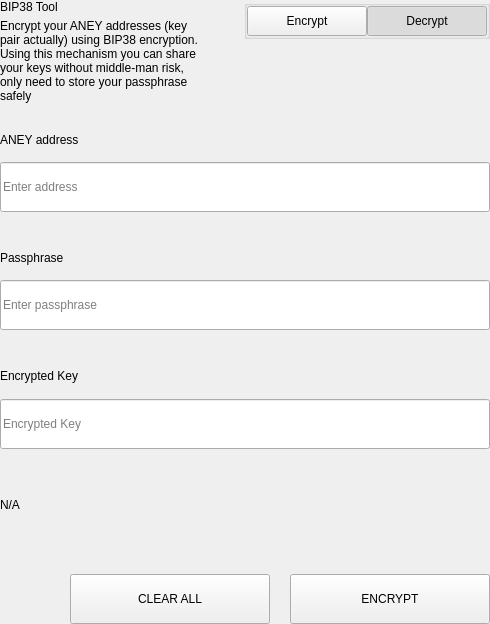
<?xml version="1.0" encoding="UTF-8"?>
<ui version="4.0">
 <class>SettingsBitToolWidget</class>
 <widget class="QWidget" name="SettingsBitToolWidget">
  <property name="geometry">
   <rect>
    <x>0</x>
    <y>0</y>
    <width>490</width>
    <height>624</height>
   </rect>
  </property>
  <property name="windowTitle">
   <string>Form</string>
  </property>
  <layout class="QVBoxLayout" name="verticalLayout">
   <property name="spacing">
    <number>0</number>
   </property>
   <property name="leftMargin">
    <number>0</number>
   </property>
   <property name="topMargin">
    <number>0</number>
   </property>
   <property name="rightMargin">
    <number>0</number>
   </property>
   <property name="bottomMargin">
    <number>0</number>
   </property>
   <item>
    <widget class="QWidget" name="left" native="true">
     <layout class="QVBoxLayout" name="verticalLayout_3">
      <property name="leftMargin">
       <number>0</number>
      </property>
      <property name="topMargin">
       <number>0</number>
      </property>
      <property name="rightMargin">
       <number>0</number>
      </property>
      <property name="bottomMargin">
       <number>0</number>
      </property>
      <item>
       <layout class="QVBoxLayout" name="verticalLayout_2">
        <property name="spacing">
         <number>0</number>
        </property>
        <item>
         <layout class="QHBoxLayout" name="horizontalLayout_3" stretch="3,1">
          <property name="spacing">
           <number>40</number>
          </property>
          <item>
           <layout class="QVBoxLayout" name="verticalLayoutTitle">
            <property name="spacing">
             <number>5</number>
            </property>
            <item>
             <widget class="QLabel" name="labelTitle">
              <property name="text">
               <string>BIP38 Tool</string>
              </property>
             </widget>
            </item>
            <item>
             <widget class="QLabel" name="labelSubtitle1">
              <property name="text">
               <string>Encrypt your ANEY addresses (key pair actually) using BIP38 encryption.
Using this mechanism you can share your keys without middle-man risk, only need to store your passphrase safely</string>
              </property>
              <property name="wordWrap">
               <bool>true</bool>
              </property>
             </widget>
            </item>
           </layout>
          </item>
          <item alignment="Qt::AlignTop">
           <widget class="QGroupBox" name="groupBox">
            <property name="title">
             <string/>
            </property>
            <property name="alignment">
             <set>Qt::AlignLeading|Qt::AlignLeft|Qt::AlignTop</set>
            </property>
            <layout class="QHBoxLayout" name="horizontalLayout_4">
             <property name="spacing">
              <number>0</number>
             </property>
             <property name="leftMargin">
              <number>0</number>
             </property>
             <property name="topMargin">
              <number>0</number>
             </property>
             <property name="rightMargin">
              <number>0</number>
             </property>
             <property name="bottomMargin">
              <number>0</number>
             </property>
             <item>
              <spacer name="horizontalSpacer">
               <property name="orientation">
                <enum>Qt::Horizontal</enum>
               </property>
               <property name="sizeHint" stdset="0">
                <size>
                 <width>40</width>
                 <height>20</height>
                </size>
               </property>
              </spacer>
             </item>
             <item>
              <widget class="QPushButton" name="pushLeft">
               <property name="minimumSize">
                <size>
                 <width>120</width>
                 <height>30</height>
                </size>
               </property>
               <property name="maximumSize">
                <size>
                 <width>120</width>
                 <height>30</height>
                </size>
               </property>
               <property name="focusPolicy">
                <enum>Qt::NoFocus</enum>
               </property>
               <property name="text">
                <string>Encrypt</string>
               </property>
               <property name="checkable">
                <bool>true</bool>
               </property>
               <property name="autoExclusive">
                <bool>true</bool>
               </property>
              </widget>
             </item>
             <item>
              <widget class="QPushButton" name="pushRight">
               <property name="minimumSize">
                <size>
                 <width>120</width>
                 <height>30</height>
                </size>
               </property>
               <property name="maximumSize">
                <size>
                 <width>120</width>
                 <height>30</height>
                </size>
               </property>
               <property name="focusPolicy">
                <enum>Qt::NoFocus</enum>
               </property>
               <property name="text">
                <string>Decrypt</string>
               </property>
               <property name="checkable">
                <bool>true</bool>
               </property>
               <property name="checked">
                <bool>true</bool>
               </property>
               <property name="autoExclusive">
                <bool>true</bool>
               </property>
              </widget>
             </item>
            </layout>
           </widget>
          </item>
         </layout>
        </item>
        <item>
         <widget class="QStackedWidget" name="stackedWidget">
          <property name="currentIndex">
           <number>1</number>
          </property>
          <widget class="QWidget" name="pageDecrypt">
           <layout class="QVBoxLayout" name="verticalLayout_5">
            <property name="spacing">
             <number>0</number>
            </property>
            <property name="leftMargin">
             <number>0</number>
            </property>
            <property name="topMargin">
             <number>0</number>
            </property>
            <property name="rightMargin">
             <number>0</number>
            </property>
            <property name="bottomMargin">
             <number>0</number>
            </property>
            <item>
             <widget class="QWidget" name="widget" native="true">
              <property name="minimumSize">
               <size>
                <width>0</width>
                <height>100</height>
               </size>
              </property>
              <layout class="QVBoxLayout" name="verticalLayout_4">
               <property name="spacing">
                <number>0</number>
               </property>
               <property name="leftMargin">
                <number>0</number>
               </property>
               <property name="topMargin">
                <number>0</number>
               </property>
               <property name="rightMargin">
                <number>0</number>
               </property>
               <property name="bottomMargin">
                <number>0</number>
               </property>
               <item>
                <spacer name="verticalSpacer_2">
                 <property name="orientation">
                  <enum>Qt::Vertical</enum>
                 </property>
                 <property name="sizeType">
                  <enum>QSizePolicy::Fixed</enum>
                 </property>
                 <property name="sizeHint" stdset="0">
                  <size>
                   <width>20</width>
                   <height>20</height>
                  </size>
                 </property>
                </spacer>
               </item>
               <item>
                <layout class="QHBoxLayout" name="horizontalLayout_6" stretch="2">
                 <property name="spacing">
                  <number>0</number>
                 </property>
                 <item>
                  <layout class="QVBoxLayout" name="verticalLayout_7">
                   <property name="spacing">
                    <number>9</number>
                   </property>
                   <item>
                    <widget class="QLabel" name="labelSubtitleKey">
                     <property name="minimumSize">
                      <size>
                       <width>0</width>
                       <height>20</height>
                      </size>
                     </property>
                     <property name="maximumSize">
                      <size>
                       <width>16777215</width>
                       <height>20</height>
                      </size>
                     </property>
                     <property name="text">
                      <string>Encrypted key</string>
                     </property>
                    </widget>
                   </item>
                   <item>
                    <widget class="QLineEdit" name="lineEditKey">
                     <property name="minimumSize">
                      <size>
                       <width>0</width>
                       <height>50</height>
                      </size>
                     </property>
                     <property name="maximumSize">
                      <size>
                       <width>16777215</width>
                       <height>50</height>
                      </size>
                     </property>
                     <property name="placeholderText">
                      <string>Enter a encrypted key</string>
                     </property>
                    </widget>
                   </item>
                  </layout>
                 </item>
                </layout>
               </item>
               <item>
                <spacer name="verticalSpacer_3">
                 <property name="orientation">
                  <enum>Qt::Vertical</enum>
                 </property>
                 <property name="sizeType">
                  <enum>QSizePolicy::Fixed</enum>
                 </property>
                 <property name="sizeHint" stdset="0">
                  <size>
                   <width>20</width>
                   <height>20</height>
                  </size>
                 </property>
                </spacer>
               </item>
               <item>
                <layout class="QVBoxLayout" name="verticalLayout_9">
                 <property name="spacing">
                  <number>9</number>
                 </property>
                 <item>
                  <widget class="QLabel" name="labelSubtitlePassphrase">
                   <property name="maximumSize">
                    <size>
                     <width>16777215</width>
                     <height>20</height>
                    </size>
                   </property>
                   <property name="text">
                    <string>Passphrase</string>
                   </property>
                  </widget>
                 </item>
                 <item>
                  <widget class="QLineEdit" name="lineEditPassphrase">
                   <property name="minimumSize">
                    <size>
                     <width>0</width>
                     <height>50</height>
                    </size>
                   </property>
                   <property name="maximumSize">
                    <size>
                     <width>16777215</width>
                     <height>50</height>
                    </size>
                   </property>
                   <property name="placeholderText">
                    <string>Enter a passphrase</string>
                   </property>
                  </widget>
                 </item>
                </layout>
               </item>
               <item>
                <spacer name="verticalSpacer_4">
                 <property name="orientation">
                  <enum>Qt::Vertical</enum>
                 </property>
                 <property name="sizeType">
                  <enum>QSizePolicy::Fixed</enum>
                 </property>
                 <property name="sizeHint" stdset="0">
                  <size>
                   <width>20</width>
                   <height>20</height>
                  </size>
                 </property>
                </spacer>
               </item>
               <item>
                <widget class="QWidget" name="widget_3" native="true">
                 <property name="sizePolicy">
                  <sizepolicy hsizetype="Preferred" vsizetype="Fixed">
                   <horstretch>0</horstretch>
                   <verstretch>0</verstretch>
                  </sizepolicy>
                 </property>
                 <layout class="QVBoxLayout" name="verticalLayout_10">
                  <property name="spacing">
                   <number>9</number>
                  </property>
                  <property name="leftMargin">
                   <number>0</number>
                  </property>
                  <property name="topMargin">
                   <number>0</number>
                  </property>
                  <property name="rightMargin">
                   <number>0</number>
                  </property>
                  <property name="bottomMargin">
                   <number>0</number>
                  </property>
                  <item>
                   <widget class="QLabel" name="labelSubtitleDecryptResult">
                    <property name="minimumSize">
                     <size>
                      <width>0</width>
                      <height>20</height>
                     </size>
                    </property>
                    <property name="maximumSize">
                     <size>
                      <width>16777215</width>
                      <height>20</height>
                     </size>
                    </property>
                    <property name="text">
                     <string>Decrypted address result</string>
                    </property>
                   </widget>
                  </item>
                  <item>
                   <widget class="QWidget" name="widget_4" native="true">
                    <layout class="QHBoxLayout" name="horizontalLayout" stretch="6,0,1">
                     <property name="spacing">
                      <number>0</number>
                     </property>
                     <property name="leftMargin">
                      <number>0</number>
                     </property>
                     <property name="topMargin">
                      <number>0</number>
                     </property>
                     <property name="rightMargin">
                      <number>0</number>
                     </property>
                     <property name="bottomMargin">
                      <number>0</number>
                     </property>
                     <item alignment="Qt::AlignVCenter">
                      <widget class="QLineEdit" name="lineEditDecryptResult">
                       <property name="minimumSize">
                        <size>
                         <width>0</width>
                         <height>50</height>
                        </size>
                       </property>
                       <property name="maximumSize">
                        <size>
                         <width>16777215</width>
                         <height>50</height>
                        </size>
                       </property>
                       <property name="placeholderText">
                        <string>Decrypted Address</string>
                       </property>
                      </widget>
                     </item>
                     <item>
                      <spacer name="horizontalSpacer_4">
                       <property name="orientation">
                        <enum>Qt::Horizontal</enum>
                       </property>
                       <property name="sizeType">
                        <enum>QSizePolicy::Fixed</enum>
                       </property>
                       <property name="sizeHint" stdset="0">
                        <size>
                         <width>20</width>
                         <height>50</height>
                        </size>
                       </property>
                      </spacer>
                     </item>
                     <item>
                      <widget class="QPushButton" name="pushButtonImport">
                       <property name="minimumSize">
                        <size>
                         <width>140</width>
                         <height>40</height>
                        </size>
                       </property>
                       <property name="text">
                        <string>Import Address</string>
                       </property>
                      </widget>
                     </item>
                    </layout>
                   </widget>
                  </item>
                 </layout>
                </widget>
               </item>
               <item>
                <widget class="QLabel" name="statusLabel_DEC">
                 <property name="maximumSize">
                  <size>
                   <width>16777215</width>
                   <height>40</height>
                  </size>
                 </property>
                 <property name="text">
                  <string/>
                 </property>
                </widget>
               </item>
               <item>
                <spacer name="verticalSpacer">
                 <property name="orientation">
                  <enum>Qt::Vertical</enum>
                 </property>
                 <property name="sizeType">
                  <enum>QSizePolicy::Preferred</enum>
                 </property>
                 <property name="sizeHint" stdset="0">
                  <size>
                   <width>20</width>
                   <height>20</height>
                  </size>
                 </property>
                </spacer>
               </item>
               <item>
                <layout class="QHBoxLayout" name="horizontalLayout_7">
                 <property name="spacing">
                  <number>0</number>
                 </property>
                 <item>
                  <spacer name="horizontalSpacer_5">
                   <property name="orientation">
                    <enum>Qt::Horizontal</enum>
                   </property>
                   <property name="sizeType">
                    <enum>QSizePolicy::Expanding</enum>
                   </property>
                   <property name="sizeHint" stdset="0">
                    <size>
                     <width>40</width>
                     <height>20</height>
                    </size>
                   </property>
                  </spacer>
                 </item>
                 <item>
                  <widget class="QPushButton" name="pushButtonDecryptClear">
                   <property name="minimumSize">
                    <size>
                     <width>200</width>
                     <height>50</height>
                    </size>
                   </property>
                   <property name="maximumSize">
                    <size>
                     <width>200</width>
                     <height>50</height>
                    </size>
                   </property>
                   <property name="text">
                    <string>CLEAR</string>
                   </property>
                  </widget>
                 </item>
                 <item>
                  <spacer name="horizontalSpacer_3">
                   <property name="orientation">
                    <enum>Qt::Horizontal</enum>
                   </property>
                   <property name="sizeType">
                    <enum>QSizePolicy::Fixed</enum>
                   </property>
                   <property name="sizeHint" stdset="0">
                    <size>
                     <width>20</width>
                     <height>20</height>
                    </size>
                   </property>
                  </spacer>
                 </item>
                 <item>
                  <widget class="QPushButton" name="pushButtonDecrypt">
                   <property name="minimumSize">
                    <size>
                     <width>200</width>
                     <height>50</height>
                    </size>
                   </property>
                   <property name="maximumSize">
                    <size>
                     <width>200</width>
                     <height>50</height>
                    </size>
                   </property>
                   <property name="text">
                    <string>DECRYPT KEY</string>
                   </property>
                  </widget>
                 </item>
                </layout>
               </item>
              </layout>
             </widget>
            </item>
           </layout>
          </widget>
          <widget class="QWidget" name="pageEncrypt">
           <layout class="QVBoxLayout" name="verticalLayout_11">
            <property name="spacing">
             <number>0</number>
            </property>
            <property name="leftMargin">
             <number>0</number>
            </property>
            <property name="topMargin">
             <number>0</number>
            </property>
            <property name="rightMargin">
             <number>0</number>
            </property>
            <property name="bottomMargin">
             <number>0</number>
            </property>
            <item>
             <spacer name="verticalSpacer_8">
              <property name="orientation">
               <enum>Qt::Vertical</enum>
              </property>
              <property name="sizeType">
               <enum>QSizePolicy::Fixed</enum>
              </property>
              <property name="sizeHint" stdset="0">
               <size>
                <width>20</width>
                <height>20</height>
               </size>
              </property>
             </spacer>
            </item>
            <item>
             <widget class="QWidget" name="containerAddressEnc" native="true">
              <layout class="QVBoxLayout" name="containerAddressEncLayout">
               <property name="spacing">
                <number>5</number>
               </property>
               <property name="leftMargin">
                <number>0</number>
               </property>
               <property name="topMargin">
                <number>0</number>
               </property>
               <property name="rightMargin">
                <number>0</number>
               </property>
               <property name="bottomMargin">
                <number>0</number>
               </property>
               <item>
                <widget class="QLabel" name="labelSubtitleAddress">
                 <property name="minimumSize">
                  <size>
                   <width>0</width>
                   <height>20</height>
                  </size>
                 </property>
                 <property name="maximumSize">
                  <size>
                   <width>16777215</width>
                   <height>20</height>
                  </size>
                 </property>
                 <property name="text">
                  <string>ANEY address</string>
                 </property>
                </widget>
               </item>
               <item>
                <widget class="QLineEdit" name="addressIn_ENC">
                 <property name="minimumSize">
                  <size>
                   <width>0</width>
                   <height>50</height>
                  </size>
                 </property>
                 <property name="placeholderText">
                  <string>Enter address</string>
                 </property>
                </widget>
               </item>
              </layout>
             </widget>
            </item>
            <item>
             <spacer name="verticalSpacer_6">
              <property name="orientation">
               <enum>Qt::Vertical</enum>
              </property>
              <property name="sizeType">
               <enum>QSizePolicy::Fixed</enum>
              </property>
              <property name="sizeHint" stdset="0">
               <size>
                <width>20</width>
                <height>20</height>
               </size>
              </property>
             </spacer>
            </item>
            <item>
             <widget class="QWidget" name="containerAddress" native="true">
              <layout class="QHBoxLayout" name="horizontalLayout_9" stretch="2">
               <property name="spacing">
                <number>0</number>
               </property>
               <property name="leftMargin">
                <number>0</number>
               </property>
               <property name="topMargin">
                <number>0</number>
               </property>
               <property name="rightMargin">
                <number>0</number>
               </property>
               <property name="bottomMargin">
                <number>0</number>
               </property>
               <item>
                <layout class="QVBoxLayout" name="verticalLayout_8">
                 <property name="spacing">
                  <number>5</number>
                 </property>
                 <item>
                  <widget class="QLabel" name="labelSubtitleMessage">
                   <property name="minimumSize">
                    <size>
                     <width>0</width>
                     <height>20</height>
                    </size>
                   </property>
                   <property name="maximumSize">
                    <size>
                     <width>16777215</width>
                     <height>20</height>
                    </size>
                   </property>
                   <property name="text">
                    <string>Passphrase</string>
                   </property>
                  </widget>
                 </item>
                 <item>
                  <widget class="QLineEdit" name="passphraseIn_ENC">
                   <property name="minimumSize">
                    <size>
                     <width>0</width>
                     <height>50</height>
                    </size>
                   </property>
                   <property name="maximumSize">
                    <size>
                     <width>16777215</width>
                     <height>50</height>
                    </size>
                   </property>
                   <property name="placeholderText">
                    <string>Enter passphrase</string>
                   </property>
                  </widget>
                 </item>
                </layout>
               </item>
              </layout>
             </widget>
            </item>
            <item>
             <spacer name="verticalSpacer_7">
              <property name="orientation">
               <enum>Qt::Vertical</enum>
              </property>
              <property name="sizeType">
               <enum>QSizePolicy::Fixed</enum>
              </property>
              <property name="sizeHint" stdset="0">
               <size>
                <width>20</width>
                <height>20</height>
               </size>
              </property>
             </spacer>
            </item>
            <item>
             <widget class="QWidget" name="widget_2" native="true">
              <property name="minimumSize">
               <size>
                <width>0</width>
                <height>75</height>
               </size>
              </property>
              <property name="maximumSize">
               <size>
                <width>16777215</width>
                <height>16777215</height>
               </size>
              </property>
              <layout class="QVBoxLayout" name="verticalLayout_6">
               <property name="leftMargin">
                <number>0</number>
               </property>
               <property name="topMargin">
                <number>0</number>
               </property>
               <property name="rightMargin">
                <number>0</number>
               </property>
               <property name="bottomMargin">
                <number>0</number>
               </property>
               <item>
                <widget class="QLabel" name="labelSubtitleEncryptedKey">
                 <property name="minimumSize">
                  <size>
                   <width>0</width>
                   <height>20</height>
                  </size>
                 </property>
                 <property name="maximumSize">
                  <size>
                   <width>16777215</width>
                   <height>20</height>
                  </size>
                 </property>
                 <property name="text">
                  <string>Encrypted Key</string>
                 </property>
                </widget>
               </item>
               <item>
                <widget class="QLineEdit" name="encryptedKeyOut_ENC">
                 <property name="minimumSize">
                  <size>
                   <width>0</width>
                   <height>50</height>
                  </size>
                 </property>
                 <property name="placeholderText">
                  <string>Encrypted Key</string>
                 </property>
                </widget>
               </item>
              </layout>
             </widget>
            </item>
            <item>
             <widget class="QLabel" name="statusLabel_ENC">
              <property name="text">
               <string notr="true">N/A</string>
              </property>
             </widget>
            </item>
            <item>
             <spacer name="verticalSpacer_5">
              <property name="orientation">
               <enum>Qt::Vertical</enum>
              </property>
              <property name="sizeType">
               <enum>QSizePolicy::Fixed</enum>
              </property>
              <property name="sizeHint" stdset="0">
               <size>
                <width>20</width>
                <height>20</height>
               </size>
              </property>
             </spacer>
            </item>
            <item>
             <layout class="QHBoxLayout" name="horizontalLayout_8">
              <property name="spacing">
               <number>0</number>
              </property>
              <item>
               <spacer name="horizontalSpacer_6">
                <property name="orientation">
                 <enum>Qt::Horizontal</enum>
                </property>
                <property name="sizeType">
                 <enum>QSizePolicy::Expanding</enum>
                </property>
                <property name="sizeHint" stdset="0">
                 <size>
                  <width>40</width>
                  <height>20</height>
                 </size>
                </property>
               </spacer>
              </item>
              <item>
               <widget class="QPushButton" name="pushButtonClear">
                <property name="minimumSize">
                 <size>
                  <width>200</width>
                  <height>50</height>
                 </size>
                </property>
                <property name="focusPolicy">
                 <enum>Qt::NoFocus</enum>
                </property>
                <property name="text">
                 <string>CLEAR ALL</string>
                </property>
               </widget>
              </item>
              <item>
               <spacer name="horizontalSpacer_2">
                <property name="orientation">
                 <enum>Qt::Horizontal</enum>
                </property>
                <property name="sizeType">
                 <enum>QSizePolicy::Fixed</enum>
                </property>
                <property name="sizeHint" stdset="0">
                 <size>
                  <width>20</width>
                  <height>20</height>
                 </size>
                </property>
               </spacer>
              </item>
              <item>
               <widget class="QPushButton" name="pushButtonEncrypt">
                <property name="minimumSize">
                 <size>
                  <width>200</width>
                  <height>50</height>
                 </size>
                </property>
                <property name="maximumSize">
                 <size>
                  <width>200</width>
                  <height>50</height>
                 </size>
                </property>
                <property name="focusPolicy">
                 <enum>Qt::NoFocus</enum>
                </property>
                <property name="text">
                 <string>ENCRYPT</string>
                </property>
               </widget>
              </item>
             </layout>
            </item>
           </layout>
          </widget>
         </widget>
        </item>
       </layout>
      </item>
     </layout>
    </widget>
   </item>
  </layout>
 </widget>
 <resources/>
 <connections/>
</ui>
